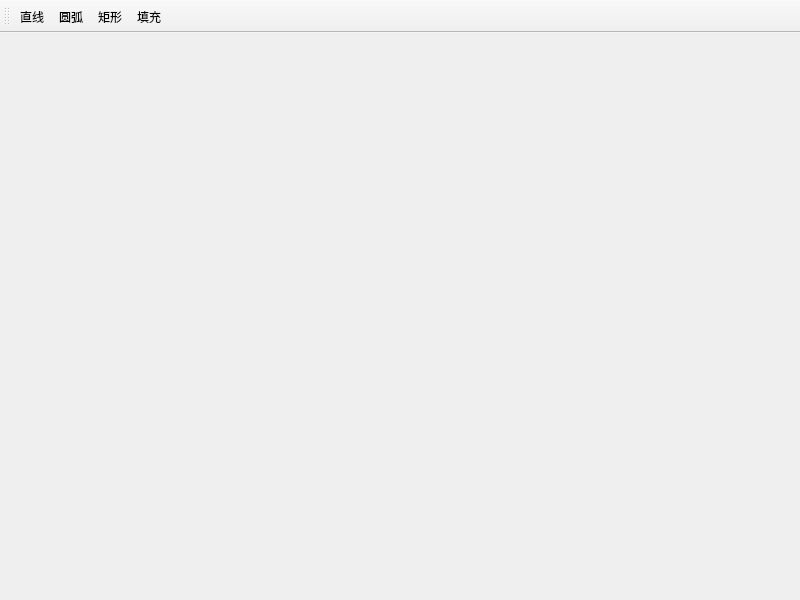
<?xml version="1.0" encoding="UTF-8"?>
<ui version="4.0">
 <class>MainWindow</class>
 <widget class="QMainWindow" name="MainWindow">
  <property name="geometry">
   <rect>
    <x>0</x>
    <y>0</y>
    <width>800</width>
    <height>600</height>
   </rect>
  </property>
  <property name="windowTitle">
   <string>MainWindow</string>
  </property>
  <widget class="QWidget" name="centralwidget">
   <widget class="QLabel" name="label">
    <property name="geometry">
     <rect>
      <x>10</x>
      <y>0</y>
      <width>781</width>
      <height>511</height>
     </rect>
    </property>
    <property name="text">
     <string/>
    </property>
   </widget>
  </widget>
  <widget class="QMenuBar" name="menubar">
   <property name="geometry">
    <rect>
     <x>0</x>
     <y>0</y>
     <width>800</width>
     <height>21</height>
    </rect>
   </property>
  </widget>
  <widget class="QToolBar" name="toolBar">
   <property name="windowTitle">
    <string>toolBar</string>
   </property>
   <attribute name="toolBarArea">
    <enum>TopToolBarArea</enum>
   </attribute>
   <attribute name="toolBarBreak">
    <bool>false</bool>
   </attribute>
   <addaction name="action_line"/>
   <addaction name="action_circle"/>
   <addaction name="action_rect"/>
   <addaction name="action_fill"/>
  </widget>
  <action name="action_line">
   <property name="icon">
    <iconset resource="resource.qrc">
     <normaloff>:/new/prefix1/E:/lenovo/Documents/line.png</normaloff>:/new/prefix1/E:/lenovo/Documents/line.png</iconset>
   </property>
   <property name="text">
    <string>直线</string>
   </property>
  </action>
  <action name="action_circle">
   <property name="icon">
    <iconset resource="resource.qrc">
     <normaloff>:/E:/lenovo/Documents/circle.png</normaloff>:/E:/lenovo/Documents/circle.png</iconset>
   </property>
   <property name="text">
    <string>圆弧</string>
   </property>
  </action>
  <action name="action_rect">
   <property name="icon">
    <iconset resource="resource.qrc">
     <normaloff>:/E:/lenovo/Documents/rect.png</normaloff>:/E:/lenovo/Documents/rect.png</iconset>
   </property>
   <property name="text">
    <string>矩形</string>
   </property>
  </action>
  <action name="action_fill">
   <property name="icon">
    <iconset resource="resource.qrc">
     <normaloff>:/new/prefix1/E:/lenovo/Documents/line.png</normaloff>:/new/prefix1/E:/lenovo/Documents/line.png</iconset>
   </property>
   <property name="text">
    <string>填充</string>
   </property>
  </action>
 </widget>
 <resources>
  <include location="resource.qrc"/>
 </resources>
 <connections/>
</ui>
